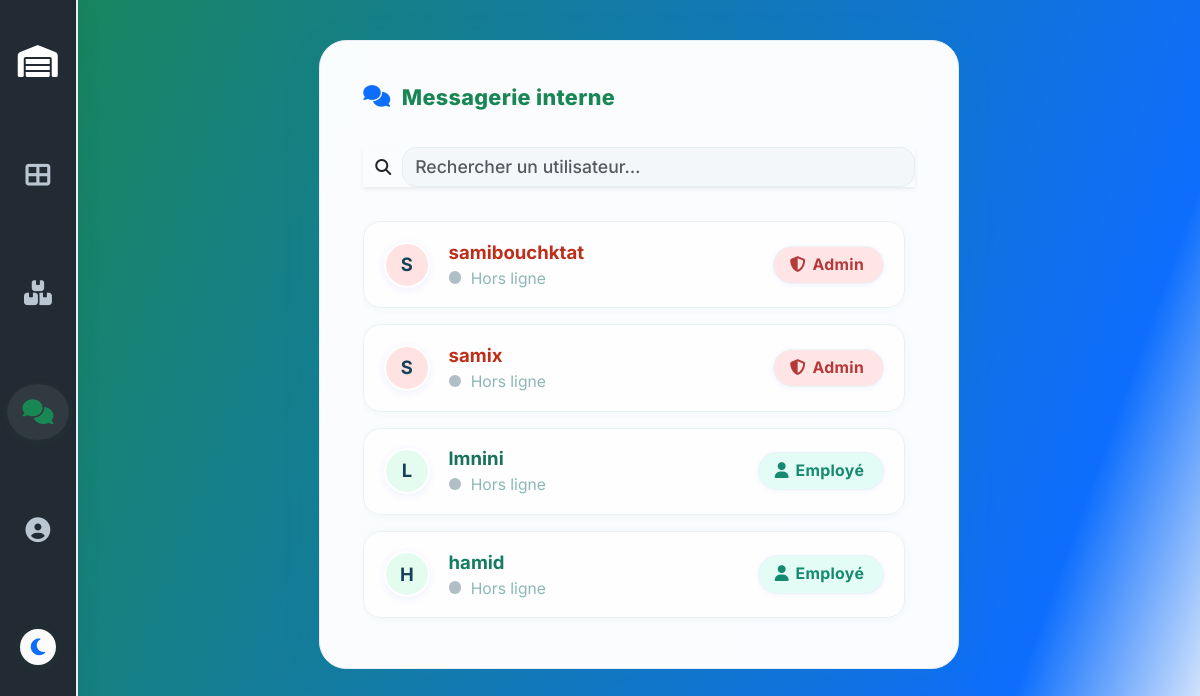
Page /messages/ (signed in) on the earlier database version.
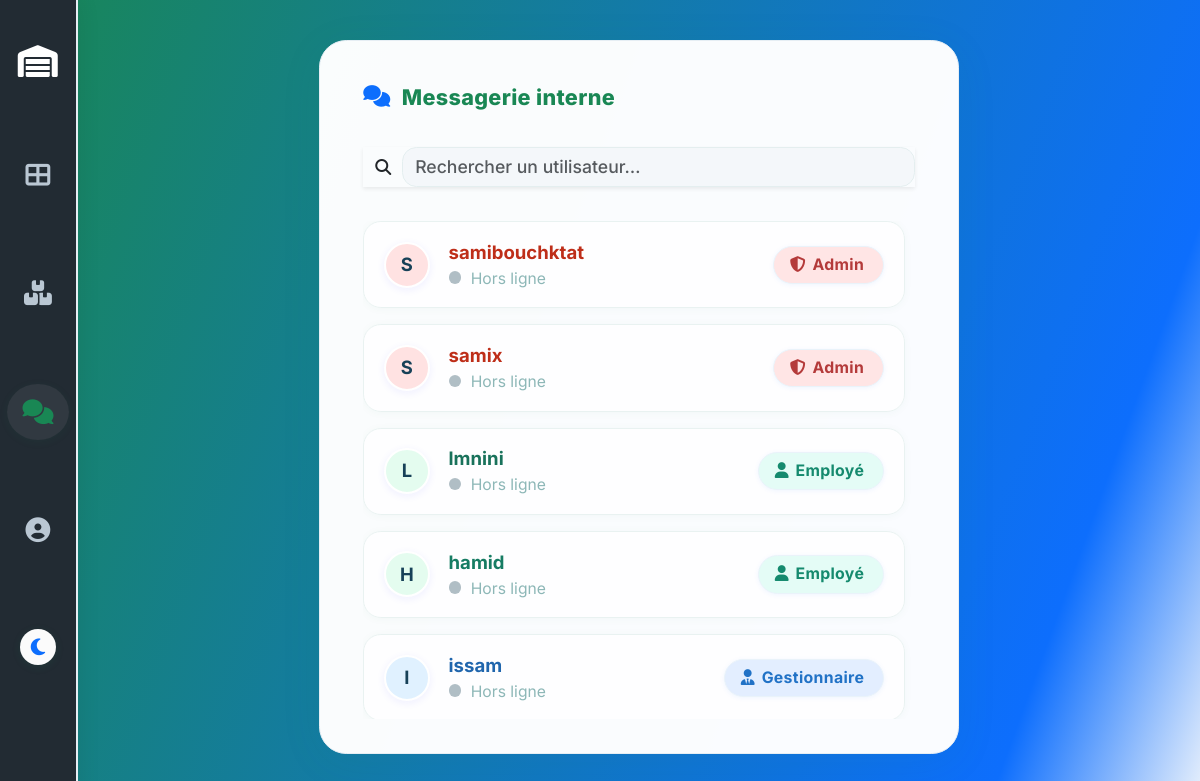
Same page on the later database version.
### inventory/models.py (models this page shows, shortened)
class CustomUser(AbstractUser):
    ROLE_CHOICES = [
        ('admin', 'Administrateur'),
        ('gestionnaire', 'Gestionnaire de stock'),
        ('employe', 'Employé'),
        ('fournisseur', 'Fournisseur'),
    ]
    role = models.CharField(max_length=20, choices=ROLE_CHOICES)
    phone_number = models.CharField(max_length=15, blank=True, null=True)
    secondary_email = models.EmailField(
        "Email secondaire (2FA)",
        max_length=254,
        blank=True,
        null=True,
        unique=True,
        help_text="Adresse e-mail ajoutée via la procédure 2FA"
    )

### inventory/views.py (the view)
# urls.py: path('messages/', msg, name='msg'),
@login_required
def msg(request):
    users = CustomUser.objects.exclude(id=request.user.id)
    return render(request, 'msg.html', {'users': users})

### templates/msg.html (shortened to what the changed rows need)
{% load static %}
<!DOCTYPE html>
<html lang="fr" data-bs-theme="auto">
<head>
  <link href="https://cdn.jsdelivr.net/npm/bootstrap@5.3.3/dist/css/bootstrap.min.css" rel="stylesheet"/>
  <link rel="stylesheet" href="https://cdnjs.cloudflare.com/ajax/libs/font-awesome/6.4.0/css/all.min.css">
</head>
<body>
  <section class="msg-layout flex-grow-1">
    <main class="msg-wrapper">
      {% if user.is_authenticated %}
        <div class="user-list" id="userList" style="overflow-x:hidden;">
          {% if users %}
            {% for u in users %}
              <a href="{% url 'conv' u.id %}" class="user-card fade-slide"
                data-username="{{ u.username|lower }}"
                data-role="{{ u.role|lower }}"
                tabindex="0"
                title="Ouvrir la conversation">
                <span class="user-avatar">
                  {% if u.avatar %}
                    <img src="{{ u.avatar.url }}" alt="Avatar" style="width:100%;height:100%;object-fit:cover;">
                  {% else %}
                    {{ u.username|slice:":1"|upper }}
                  {% endif %}
                </span>
                <span class="user-info">
                  <span class="user-name">{{ u.username }}</span>
                  <div style="font-size:0.98em; color:#8db7b7;">
                    <span class="status-dot {% if u.is_online %}status-online{% else %}status-offline{% endif %}"></span>
                    {% if u.is_online %}En ligne{% else %}Hors ligne{% endif %}
                  </div>
                </span>
                {% if u.role == 'admin' %}
                  <span class="role-badge badge-admin"><i class="fas fa-shield-alt"></i> Admin</span>
                {% elif u.role == 'gestionnaire' %}
                  <span class="role-badge badge-gestionnaire"><i class="fas fa-user-tie"></i> Gestionnaire</span>
                {% else %}
                  <span class="role-badge badge-employe"><i class="fas fa-user"></i> Employé</span>
                {% endif %}
              </a>
            {% endfor %}
          {% else %}
            <div class="msg-empty"><i class="fas fa-users-slash fa-lg me-1"></i> Aucun utilisateur trouvé.</div>
          {% endif %}
        </div>
      {% else %}
        <div class="text-center my-5">
          <h1 class="h5 fw-bold mb-3"><i class="fas fa-lock me-1"></i>Veuillez vous connecter pour accéder à la messagerie.</h1>
          <a href="{% url 'login' %}" class="btn btn-primary btn-lg"><i class="fas fa-sign-in-alt me-1"></i>Se connecter</a>
        </div>
      {% endif %}
    </main>
  </section>
</body>
</html>

Differences in the rows shown:
added CustomUser: username "I", username "issam", role "gestionnaire" (drawn)
